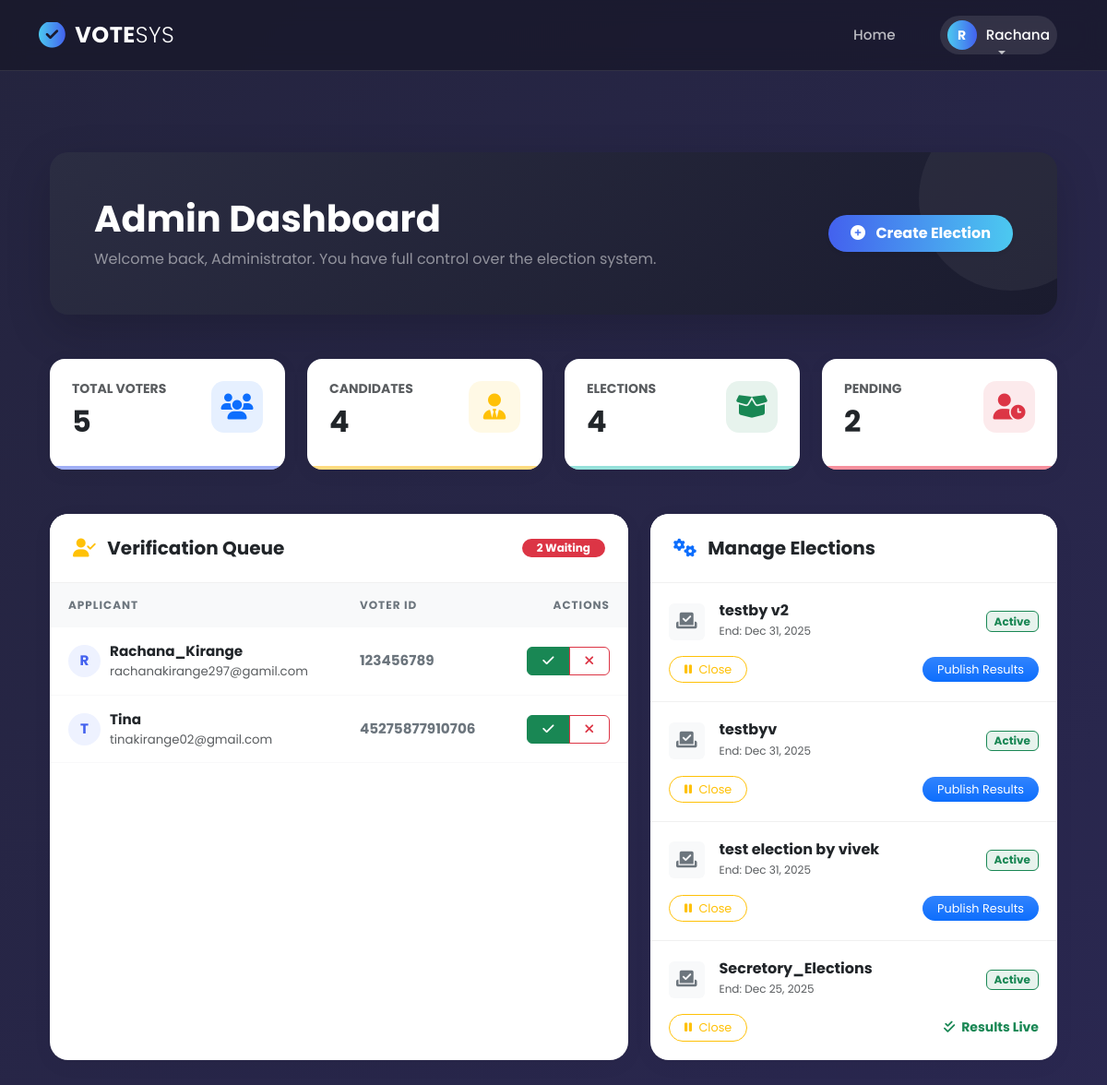
The page /users/admin-dashboard/ (signed in) on the database as committed earlier.
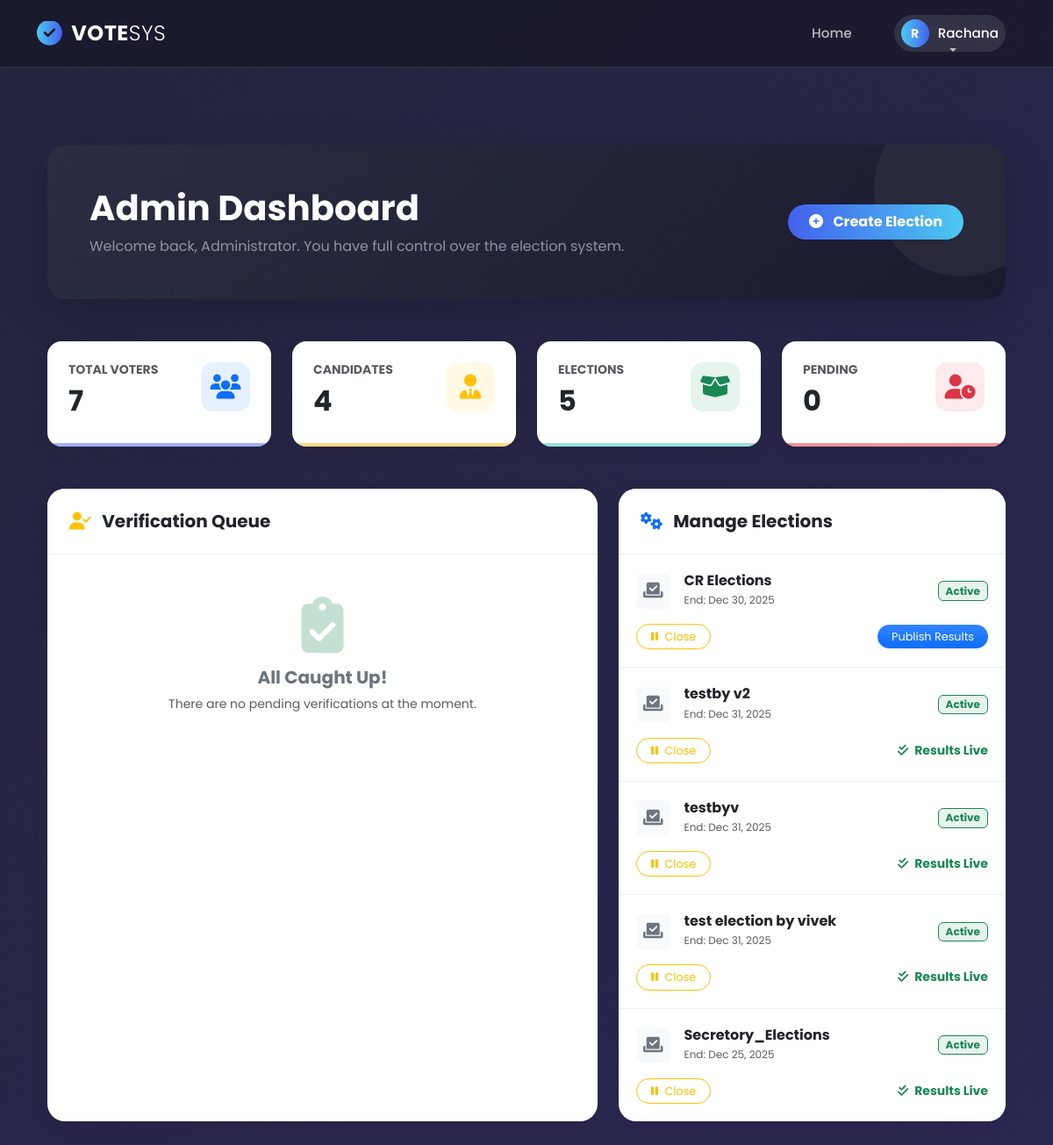
The same page on the database as committed later.
### users/models.py (models this page shows, shortened)
class CustomUser(AbstractBaseUser, PermissionsMixin):
    ROLE_CHOICES = [
        ("admin", "Admin"),
        ("voter", "Voter"),
        ("candidate", "Candidate"),
    ]
    user_id = models.AutoField(primary_key=True)
    username = models.CharField(max_length=150, unique=True)
    full_name = models.CharField(max_length=255, blank=True, null=True)
    email = models.EmailField(unique=True)
    role = models.CharField(max_length=20, choices=ROLE_CHOICES, default="voter")
    is_active = models.BooleanField(default=True)
    is_staff = models.BooleanField(default=False)
    created_at = models.DateTimeField(auto_now_add=True)
    objects = CustomUserManager()
    USERNAME_FIELD = "username"
    REQUIRED_FIELDS = ["email"]

class Voter(models.Model):
    VERIFICATION_STATUS_CHOICES = [
        ("pending", "Pending Verification"),
        ("verified", "Verified"),
        ("rejected", "Rejected"),
    ]
    user = models.OneToOneField(settings.AUTH_USER_MODEL, on_delete=models.CASCADE)
    voter_id = models.CharField(max_length=20, unique=True)
    mobile_no = models.CharField(max_length=15)
    address = models.TextField()
    verification_status = models.CharField(
        max_length=20,
        choices=VERIFICATION_STATUS_CHOICES,
        default="pending",
    )
    verification_date = models.DateTimeField(null=True, blank=True)

### elections/models.py (models this page shows, shortened)
class Election(models.Model):
    ELECTION_TYPES = [
        ('single', 'Single Winner'),
        ('multi', 'Multi Winner'),
        ('referendum', 'Referendum'),
    ]
    title = models.CharField(max_length=200)
    description = models.TextField(blank=True)
    election_type = models.CharField(max_length=30, choices=ELECTION_TYPES, default='single')
    start_date = models.DateTimeField()
    end_date = models.DateTimeField()
    is_active = models.BooleanField(default=False)
    created_at = models.DateTimeField(auto_now_add=True)
    results_published = models.BooleanField(default=False, help_text="Check this to make results visible to voters")
    class Meta:
        ordering = ['-created_at']

### users/views.py (the view)
# urls.py: path('admin-dashboard/', views.admin_dashboard, name='admin_dashboard'),
@login_required
def admin_dashboard(request):
    if not (request.user.is_superuser or request.user.is_staff or request.user.role == 'admin'):
        messages.error(request, "Access Denied: Admins only.")
        return redirect('users_home')
    total_voters = Voter.objects.count()
    total_candidates = Candidate.objects.count()
    total_elections = Election.objects.count()
    pending_voters = Voter.objects.filter(verification_status='pending')
    all_candidates = Candidate.objects.select_related('party', 'user').all()
    all_voters = Voter.objects.select_related('user').all()
    all_elections = Election.objects.all().order_by('-start_date')
    context = {
        'total_voters': total_voters,
        'total_candidates': total_candidates,
        'total_elections': total_elections,
        'pending_voters': pending_voters,
        'elections': all_elections,
        'all_candidates': all_candidates,  # ✅ pass candidates
        'all_voters': all_voters,          # ✅ pass voters
    }
    return render(request, 'dashboards/admin_dashboard.html', context)

### users/templates/dashboards/admin_dashboard.html (shortened to what this page needs)
{% extends 'base.html' %}
{% block content %}
<link rel="stylesheet" href="https://cdnjs.cloudflare.com/ajax/libs/font-awesome/6.4.0/css/all.min.css">
<div class="container py-5">
    <div class="admin-banner p-4 p-md-5 mb-5 shadow-lg">
        <div class="banner-circle"></div>
        <div class="row align-items-center position-relative z-1">
            <div class="col-md-8">
                <h1 class="fw-bold mb-2">Admin Dashboard</h1>
                <p class="mb-0 text-white-50">Welcome back, Administrator. You have full control over the election system.</p>
            </div>
            <div class="col-md-4 text-md-end mt-3 mt-md-0">
                <a href="{% url 'create_election' %}" class="btn btn-primary rounded-pill px-4 py-2 fw-bold shadow-sm border-0" style="background: linear-gradient(90deg, #4361ee, #4cc9f0);">
                    <i class="fas fa-plus-circle me-2"></i> Create Election
                </a>
            </div>
        </div>
    </div>
    <div class="row g-4 mb-5">
        <div class="col-xl-3 col-md-6">
            <div class="stat-card" style="color: #4361ee;">
                <div class="d-flex justify-content-between align-items-start">
                    <div>
                        <h6 class="text-uppercase text-muted fw-bold small mb-2">Total Voters</h6>
                        <h2 class="fw-bold text-dark mb-0">{{ total_voters }}</h2>
                    </div>
                    <div class="stat-icon bg-primary bg-opacity-10 text-primary">
                        <i class="fas fa-users"></i>
                    </div>
                </div>
            </div>
        </div>
        <div class="col-xl-3 col-md-6">
            <div class="stat-card" style="color: #ffb703;">
                <div class="d-flex justify-content-between align-items-start">
                    <div>
                        <h6 class="text-uppercase text-muted fw-bold small mb-2">Candidates</h6>
                        <h2 class="fw-bold text-dark mb-0">{{ total_candidates }}</h2>
                    </div>
                    <div class="stat-icon bg-warning bg-opacity-10 text-warning">
                        <i class="fas fa-user-tie"></i>
                    </div>
                </div>
            </div>
        </div>
        <div class="col-xl-3 col-md-6">
            <div class="stat-card" style="color: #2ec4b6;">
                <div class="d-flex justify-content-between align-items-start">
                    <div>
                        <h6 class="text-uppercase text-muted fw-bold small mb-2">Elections</h6>
                        <h2 class="fw-bold text-dark mb-0">{{ total_elections }}</h2>
                    </div>
                    <div class="stat-icon bg-success bg-opacity-10 text-success">
                        <i class="fas fa-box-open"></i>
                    </div>
                </div>
            </div>
        </div>
        <div class="col-xl-3 col-md-6">
            <div class="stat-card" style="color: #ef233c;">
                <div class="d-flex justify-content-between align-items-start">
                    <div>
                        <h6 class="text-uppercase text-muted fw-bold small mb-2">Pending</h6>
                        <h2 class="fw-bold text-dark mb-0">{{ pending_voters.count }}</h2>
                    </div>
                    <div class="stat-icon bg-danger bg-opacity-10 text-danger">
                        <i class="fas fa-user-clock"></i>
                    </div>
                </div>
            </div>
        </div>
    </div>
    <div class="row g-4">
        <div class="col-lg-7">
            <div class="control-card">
                <div class="control-header">
                    <h5 class="fw-bold mb-0 text-dark">
                        <i class="fas fa-user-check me-2 text-warning"></i> Verification Queue
                    </h5>
                    {% if pending_voters %}
                    <span class="badge bg-danger rounded-pill px-3">{{ pending_voters.count }} Waiting</span>
                    {% endif %}
                </div>
                <div class="card-body p-0">
                    {% if pending_voters %}
                        <div class="table-responsive">
                            <table class="table table-custom mb-0">
                                <thead>
                                    <tr>
                                        <th>Applicant</th>
                                        <th>Voter ID</th>
                                        <th class="text-end">Actions</th>
                                    </tr>
                                </thead>
                                <tbody>
                                    {% for v in pending_voters|slice:":6" %}
                                    <tr>
                                        <td>
                                            <div class="d-flex align-items-center">
                                                <div class="user-initial">{{ v.user.username|slice:":1"|upper }}</div>
                                                <div>
                                                    <div class="fw-bold text-dark">{{ v.user.username }}</div>
                                                    <div class="small text-muted">{{ v.user.email }}</div>
                                                </div>
                                            </div>
                                        </td>
                                        <td class="text-secondary fw-bold">{{ v.voter_id }}</td>
                                        <td class="text-end">
                                            <div class="btn-group">
                                                <a href="{% url 'verify_voter' v.id %}" class="btn btn-sm btn-success px-3 rounded-start" title="Approve">
                                                    <i class="fas fa-check"></i>
                                                </a>
                                                <a href="{% url 'delete_voter' v.id %}" class="btn btn-sm btn-outline-danger px-3 rounded-end" title="Reject/Delete" onclick="return confirm('Delete this user?');">
                                                    <i class="fas fa-times"></i>
                                                </a>
                                            </div>
                                        </td>
                                    </tr>
                                    {% endfor %}
                                </tbody>
                            </table>
                        </div>
                    {% else %}
                        <div class="text-center py-5">
                            <div class="mb-3 opacity-25">
                                <i class="fas fa-clipboard-check fa-4x text-success"></i>
                            </div>
                            <h5 class="fw-bold text-secondary">All Caught Up!</h5>
                            <p class="text-muted small">There are no pending verifications at the moment.</p>
                        </div>
                    {% endif %}
                </div>
            </div>
        </div>
        <div class="col-lg-5">
            <div class="control-card">
                <div class="control-header">
                    <h5 class="fw-bold mb-0 text-dark">
                        <i class="fas fa-cogs me-2 text-primary"></i> Manage Elections
                    </h5>
                </div>
                <div class="card-body p-0">
                    {% if elections %}
                        <div class="d-flex flex-column">
                        {% for e in elections %}
                            <div class="election-item">
                                <div class="d-flex justify-content-between align-items-center mb-3">
                                    <div class="d-flex align-items-center">
                                        <div class="bg-light rounded p-2 me-3 text-secondary">
                                            <i class="fas fa-vote-yea fa-lg"></i>
                                        </div>
                                        <div>
                                            <h6 class="fw-bold text-dark mb-0">{{ e.title }}</h6>
                                            <small class="text-muted" style="font-size: 0.75rem;">
                                                End: {{ e.end_date|date:"M d, Y" }}
                                            </small>
                                        </div>
                                    </div>
                                    {% if e.is_active %}
                                        <span class="badge bg-success bg-opacity-10 text-success border border-success px-2">Active</span>
                                    {% else %}
                                        <span class="badge bg-secondary bg-opacity-10 text-secondary border border-secondary px-2">Closed</span>
                                    {% endif %}
                                </div>
                                <div class="d-flex justify-content-between align-items-center mt-2">
                                    <a href="{% url 'toggle_election' e.id %}" class="btn btn-sm {% if e.is_active %}btn-outline-warning{% else %}btn-outline-success{% endif %} rounded-pill px-3" style="font-size: 0.8rem;">
                                        {% if e.is_active %}
                                            <i class="fas fa-pause me-1"></i> Close
                                        {% else %}
                                            <i class="fas fa-play me-1"></i> Open
                                        {% endif %}
                                    </a>
                                    {% if not e.results_published %}
                                        <a href="{% url 'publish_results' e.id %}" class="btn btn-sm btn-primary bg-gradient rounded-pill px-3 border-0" style="font-size: 0.8rem;">
                                            Publish Results
                                        </a>
                                    {% else %}
                                        <span class="text-success small fw-bold"><i class="fas fa-check-double me-1"></i> Results Live</span>
                                    {% endif %}
                                </div>
                            </div>
                        {% endfor %}
                        </div>
                    {% endif %}
                </div>
            </div>
        </div>
    </div>
</div>
{% endblock %}

### users/templates/base.html (shortened to what this page needs)
{% load static %}
<!DOCTYPE html>
<html lang="en">
<head>
    <link rel="stylesheet" href="https://cdnjs.cloudflare.com/ajax/libs/font-awesome/6.4.0/css/all.min.css">
    <link href="https://cdn.jsdelivr.net/npm/bootstrap@5.3.0/dist/css/bootstrap.min.css" rel="stylesheet">
</head>
<body>
    <nav class="navbar navbar-expand-lg glass-navbar">
        <div class="container">
            <a class="navbar-brand" href="{% url 'users_home' %}">
                <i class="fas fa-check-circle"></i> VOTE<span style="font-weight: 300;">SYS</span>
            </a>
            <div class="collapse navbar-collapse" id="navbarContent">
                <ul class="navbar-nav ms-auto align-items-center">
                    <li class="nav-item">
                        <a class="nav-link" href="{% url 'users_home' %}">Home</a>
                    </li>
                    {% if user.is_authenticated %}
                        <li class="nav-item dropdown ms-lg-3">
                            <a class="nav-link dropdown-toggle user-pill" href="#" id="userDropdown" role="button" data-bs-toggle="dropdown" aria-expanded="false">
                                <div class="user-avatar">
                                    {{ user.username|slice:":1"|upper }}
                                </div>
                                <span class="text-white">{{ user.username }}</span>
                            </a>
                        </li>
                    {% endif %}
                </ul>
            </div>
        </div>
    </nav>
    <div class="container mt-3 main-content">
        {% block content %}{% endblock %}
    </div>
</body>
</html>

Rows that differ between the two databases and show on the page:
no longer on this page (row edited): Voter: user.username "R", user.username "Rachana_Kirange", user.email "rachanakirange297@gamil.com", voter_id "123456789"
no longer on this page (row edited): Voter: user.username "T", user.username "Tina", user.email "tinakirange02@gmail.com", voter_id "45275877910706"
added Election: title "CR Elections", end_date "Dec 30, 2025", is_active "Active", results_published "Publish Results"
changed Election "testby v2": results_published "Publish Results" → "Results Live"
changed Election "testbyv": results_published "Publish Results" → "Results Live"
changed Election "test election by vivek": results_published "Publish Results" → "Results Live"
Other text that changed with them:
{{ total_voters }}: "5" → "7"
{{ total_elections }}: "4" → "5"
{{ pending_voters.count }}: "2" → "0"
{{ pending_voters.count }}: "2" → (not shown)
text no longer shown: "Waiting APPLICANT VOTER ID ACTIONS"
text now shown: "All Caught Up! There are no pending verifications at the moment."
